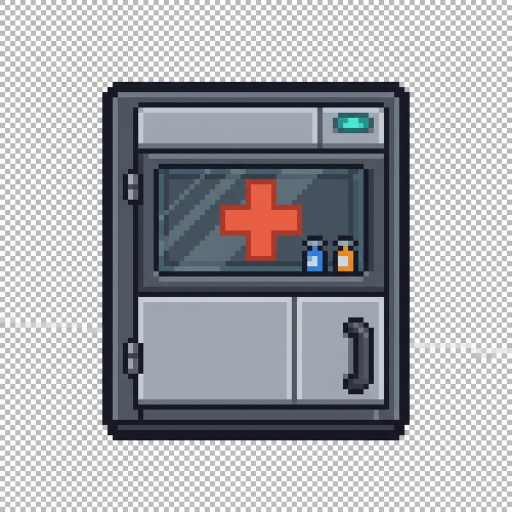
#> input picture ArtSource/WorkOrders/completed/2026-10-31-medicine-cabinet/originals/elem_medicine_cabinet_generated.png, 1024 x 1024 px (shown at 1/2 size)
$ python generate_medicine_cabinet.py
#> lines starting #> are read from the running program, lines starting #| are printed output that depends on the picture; after the words box and inside, x2 and y2 are one past the last pixel; in counts of white or black regions, pixels touching at a corner belong together
"""Rebuild the medicine cabinet item texture from its archived generated source."""
from collections import deque
from pathlib import Path
from PIL import Image

ROOT = Path(__file__).resolve().parents[1]
SOURCE = ROOT / "ArtSource/WorkOrders/completed/2026-10-31-medicine-cabinet/originals/elem_medicine_cabinet_generated.png"
RUNTIME = ROOT / "Textures/Items/elem_medicine_cabinet.png"
HIGH_RES = ROOT / "ArtSource/Items/16x/elem_medicine_cabinet.png"


def remove_checker_background(image):
    image = image.convert("RGBA")
    pixels = image.load()
    width, height = image.size
#> width = 1024; height = 1024
    transparent = bytearray(width * height)
    queue = deque()

    def is_background(x, y):
        r, g, b, _ = pixels[x, y]
        return min(r, g, b) >= 165 and max(r, g, b) - min(r, g, b) <= 8

    for x in range(width):
        queue.append((x, 0))
        queue.append((x, height - 1))
    for y in range(height):
        queue.append((0, y))
        queue.append((width - 1, y))

    while queue:
        x, y = queue.popleft()
        index = y * width + x
        if transparent[index] or not is_background(x, y):
            continue
        transparent[index] = 1
        pixels[x, y] = (0, 0, 0, 0)
        if x:
            queue.append((x - 1, y))
        if x + 1 < width:
            queue.append((x + 1, y))
        if y:
            queue.append((x, y - 1))
        if y + 1 < height:
            queue.append((x, y + 1))
#> this loop made 2435200 passes
#> (r in is_background, g in is_background, b in is_background) on passes 1 to 3: (186, 188, 187), (189, 189, 187), (185, 187, 186)

    return image


def mark_grid_cells(image):
    pixels = image.load()
    opaque = [(x, y) for y in range(image.height) for x in range(image.width) if pixels[x, y][3]]
    for y in (8, 24):
        for x in (8, 24):
            if pixels[x, y][3] == 0:
                near = min(opaque, key=lambda point: (point[0] - x) ** 2 + (point[1] - y) ** 2)
                pixels[x, y] = pixels[near[0], near[1]]
    return image


def main():
    source = remove_checker_background(Image.open(SOURCE))
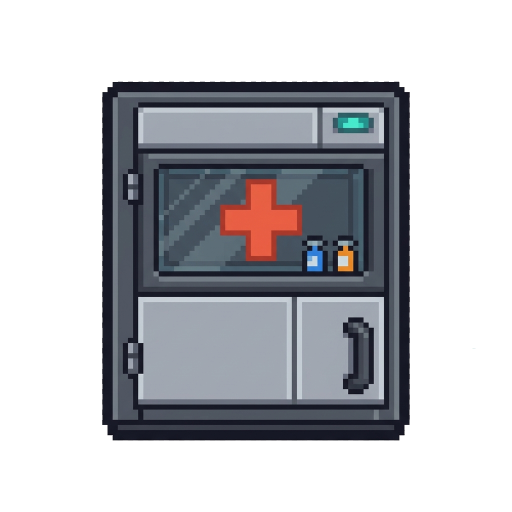
#> source: PIL image 1024x1024 RGBA (shown at 1/2 size); mean R, G, B, A 40, 41, 45.1, 106.9; transparent parts drawn white
    box = source.getchannel("A").getbbox()
#> box = (204, 163, 951, 881)
    if not box:
        raise ValueError("Generated cabinet source has no opaque pixels")
    source = source.crop(box)
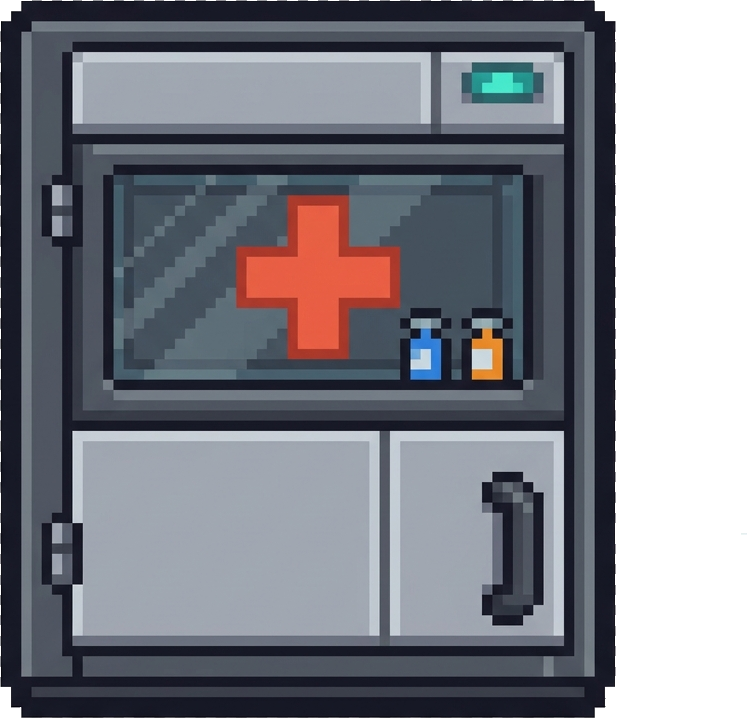
#> source: PIL image 747x718 RGBA; mean R, G, B, A 78.3, 80.1, 88.1, 209.1; transparent parts drawn white
    scale = min(28 / source.width, 28 / source.height)
#> scale = 0.0375
    size = (max(1, round(source.width * scale)), max(1, round(source.height * scale)))
#> size = (28, 27)
    source = source.resize(size, Image.Resampling.NEAREST)
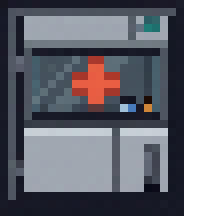
#> source: PIL image 28x27 RGBA (shown 8 times larger); mean R, G, B, A 71.5, 72.6, 80.7, 209.5; transparent parts drawn white
    canvas = Image.new("RGBA", (32, 32), (0, 0, 0, 0))
#> canvas: PIL image 32x32 RGBA; every value is 0
    canvas.alpha_composite(source, ((32 - size[0]) // 2, (32 - size[1]) // 2))
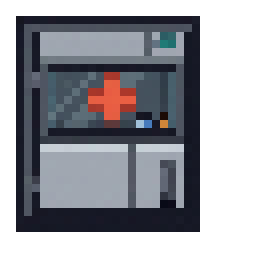
#> canvas: PIL image 32x32 RGBA (shown 8 times larger); mean R, G, B, A 52.8, 53.6, 59.6, 154.6; transparent parts drawn white
    alpha = canvas.getchannel("A").point(lambda value: 255 if value >= 96 else 0)
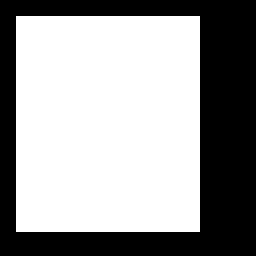
#> alpha: PIL image 32x32 L (shown 8 times larger); 60.6% white; 1 black region, box (x1, y1, x2, y2) and area: (0, 0, 32, 32) 403
    rgb = Image.new("RGB", canvas.size, (0, 0, 0))
#> rgb: PIL image 32x32 RGB; every value is 0
    rgb.paste(canvas.convert("RGB"), mask=alpha)
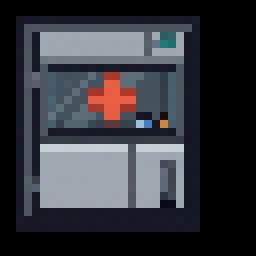
#> rgb: PIL image 32x32 RGB (shown 8 times larger); mean R, G, B 52.8, 53.6, 59.6
    result = rgb.quantize(colors=32, method=Image.Quantize.MEDIANCUT, dither=Image.Dither.NONE).convert("RGBA")
    result.putalpha(alpha)
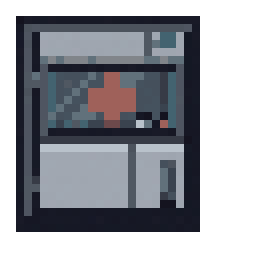
#> result: PIL image 32x32 RGBA (shown 8 times larger); mean R, G, B, A 51.6, 53.9, 60.3, 154.6; transparent parts drawn white
    result = mark_grid_cells(result)
#> in mark_grid_cells, `opaque = [(x, y) for y in range(image.height) for x in range(image.wid..`: opaque = 621 pairs, first value 2 to 24, second value 2 to 28
    RUNTIME.parent.mkdir(parents=True, exist_ok=True)
    HIGH_RES.parent.mkdir(parents=True, exist_ok=True)
    result.save(RUNTIME)
    result.resize((512, 512), Image.Resampling.NEAREST).save(HIGH_RES)
    print(f"Saved {RUNTIME.name} ({result.width}x{result.height})")
#| Saved elem_medicine_cabinet.png (32x32)


if __name__ == "__main__":
    main()
